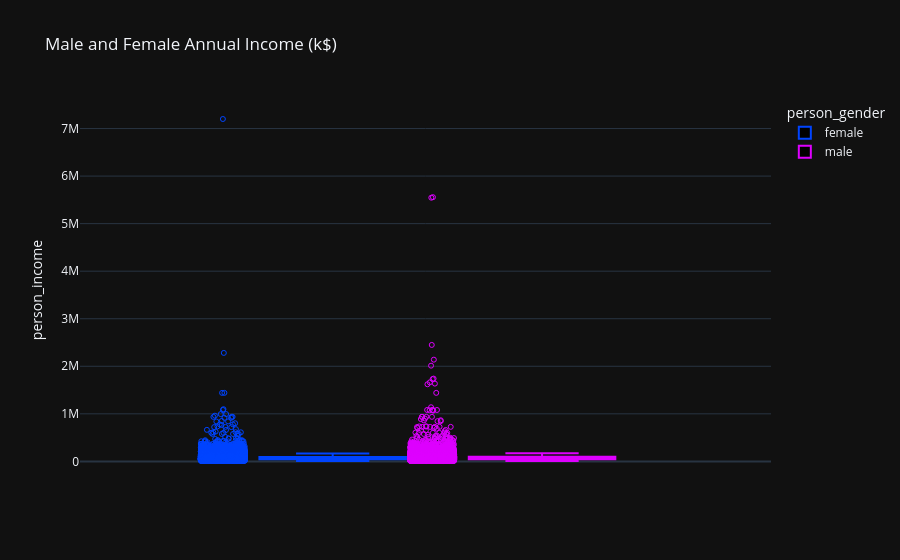

The notebook cell saved with this chart:
### Code cell
import plotly.express as px

fig = px.box(df, y = "person_income", color = "person_gender",
             points = "all", notched = True,
             color_discrete_sequence = ["#0044FF", "#DE00FF"],
             title = "Male and Female Annual Income (k$)")

fig.update_traces(marker = dict(size = 5, symbol = "circle-open"))
fig.update_traces(fillcolor = "#000000")
fig.update_layout(template = "plotly_dark")

fig.show()

### Figure 1 — Plotly figure (JSON) as saved in the notebook; plotly's stock layout.template omitted (floating-point values rounded to 4 significant figures; data arrays with more than 128 entries replaced by an {"elided": "..."} marker saying what was removed)
{"data": [{"alignmentgroup": "True", "boxpoints": "all", "fillcolor": "#000000", "hovertemplate": "person_gender=female<br>person_income=%{y}<extra></extra>", "legendgroup": "female", "marker": {"color": "#0044FF", "size": 5, "symbol": "circle-open"}, "name": "female", "notched": true, "offsetgroup": "female", "orientation": "v", "showlegend": true, "type": "box", "x0": " ", "xaxis": "x", "y": {"elided": "20159 int values"}, "y0": " ", "yaxis": "y"}, {"alignmentgroup": "True", "boxpoints": "all", "fillcolor": "#000000", "hovertemplate": "person_gender=male<br>person_income=%{y}<extra></extra>", "legendgroup": "male", "marker": {"color": "#DE00FF", "size": 5, "symbol": "circle-open"}, "name": "male", "notched": true, "offsetgroup": "male", "orientation": "v", "showlegend": true, "type": "box", "x0": " ", "xaxis": "x", "y": {"elided": "24841 int values"}, "y0": " ", "yaxis": "y"}], "layout": {"boxmode": "group", "legend": {"title": {"text": "person_gender"}, "tracegroupgap": 0}, "title": {"text": "Male and Female Annual Income (k$)"}, "xaxis": {"anchor": "y", "domain": [0, 1]}, "yaxis": {"anchor": "x", "domain": [0, 1], "title": {"text": "person_income"}}}}
